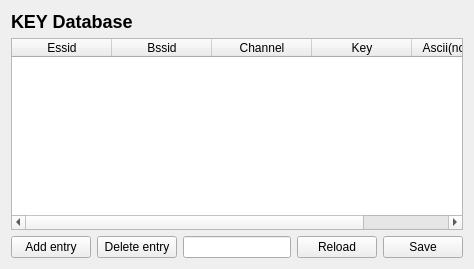
      <widget class="QWidget" name="TabPage">
       <attribute name="title">
        <string>Database</string>
       </attribute>
       <layout class="QGridLayout">
        <item row="0" column="0">
         <widget class="QLabel" name="textLabel4">
          <property name="text">
           <string>&lt;h2&gt;KEY Database&lt;/h2&gt;</string>
          </property>
          <property name="wordWrap">
           <bool>false</bool>
          </property>
         </widget>
        </item>
        <item row="2" column="0">
         <layout class="QHBoxLayout">
          <item>
           <widget class="QPushButton" name="button_database_add">
            <property name="text">
             <string>Add entry</string>
            </property>
           </widget>
          </item>
          <item>
           <widget class="QPushButton" name="button_database_delete">
            <property name="text">
             <string>Delete entry</string>
            </property>
           </widget>
          </item>
          <item>
           <widget class="QLineEdit" name="line_database"/>
          </item>
          <item>
           <widget class="QPushButton" name="button_database_reload">
            <property name="text">
             <string>Reload</string>
            </property>
           </widget>
          </item>
          <item>
           <widget class="QPushButton" name="button_database_save">
            <property name="text">
             <string>Save</string>
            </property>
           </widget>
          </item>
         </layout>
        </item>
        <item row="1" column="0">
         <widget class="QTableWidget" name="table_database">
          <column>
           <property name="text">
            <string>Essid</string>
           </property>
          </column>
          <column>
           <property name="text">
            <string>Bssid</string>
           </property>
          </column>
          <column>
           <property name="text">
            <string>Channel</string>
           </property>
          </column>
          <column>
           <property name="text">
            <string>Key</string>
           </property>
          </column>
          <column>
           <property name="text">
            <string>Ascii(not save)</string>
           </property>
          </column>
         </widget>
        </item>
       </layout>
      </widget>
